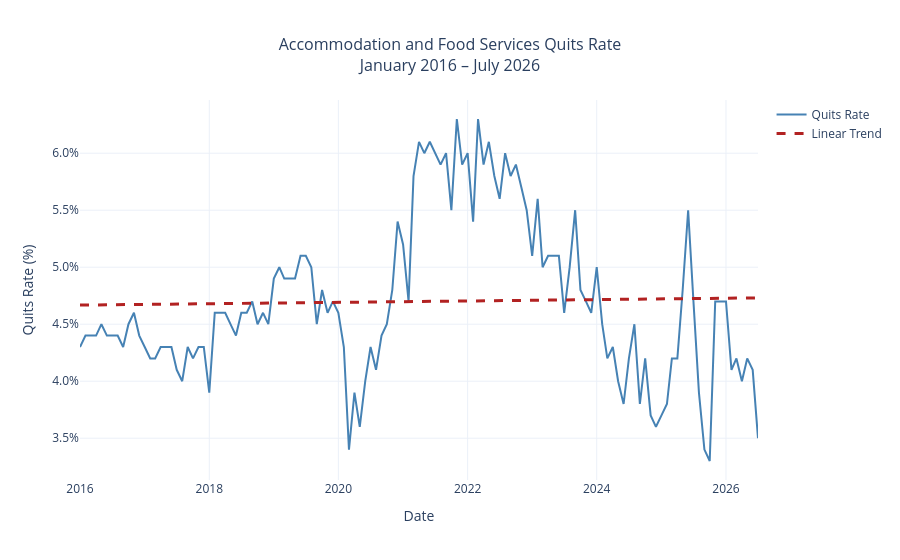

The notebook cell saved with this chart:
### Code cell
# =============================================================================
# Section 2: Full Series
# =============================================================================

# Create numeric index for regression
x_numeric = np.arange(len(df))

# Fit linear regression
slope, intercept = np.polyfit(x_numeric, df['quit_rate'], 1)

# Generate trend values
trend_line = slope * x_numeric + intercept

fig = go.Figure()

# Original series
fig.add_trace(go.Scatter(
    x=df.index,
    y=df['quit_rate'],
    mode='lines',
    name='Quits Rate',
    line=dict(color='steelblue', width=2)
))

# Linear trend line
fig.add_trace(go.Scatter(
    x=df.index,
    y=trend_line,
    mode='lines',
    name='Linear Trend',
    line=dict(color='firebrick', width=3, dash='dash')
))

fig.update_layout(
    title=dict(
        text='Accommodation and Food Services Quits Rate<br>January 2016 – July 2026',
        x=0.5,
        font=dict(size=16)
    ),
    xaxis_title='Date',
    yaxis_title='Quits Rate (%)',
    yaxis=dict(
        ticksuffix='%',
        tickformat='.1f'
    ),
    hovermode='x unified',
    template='plotly_white'
)

fig.show()
